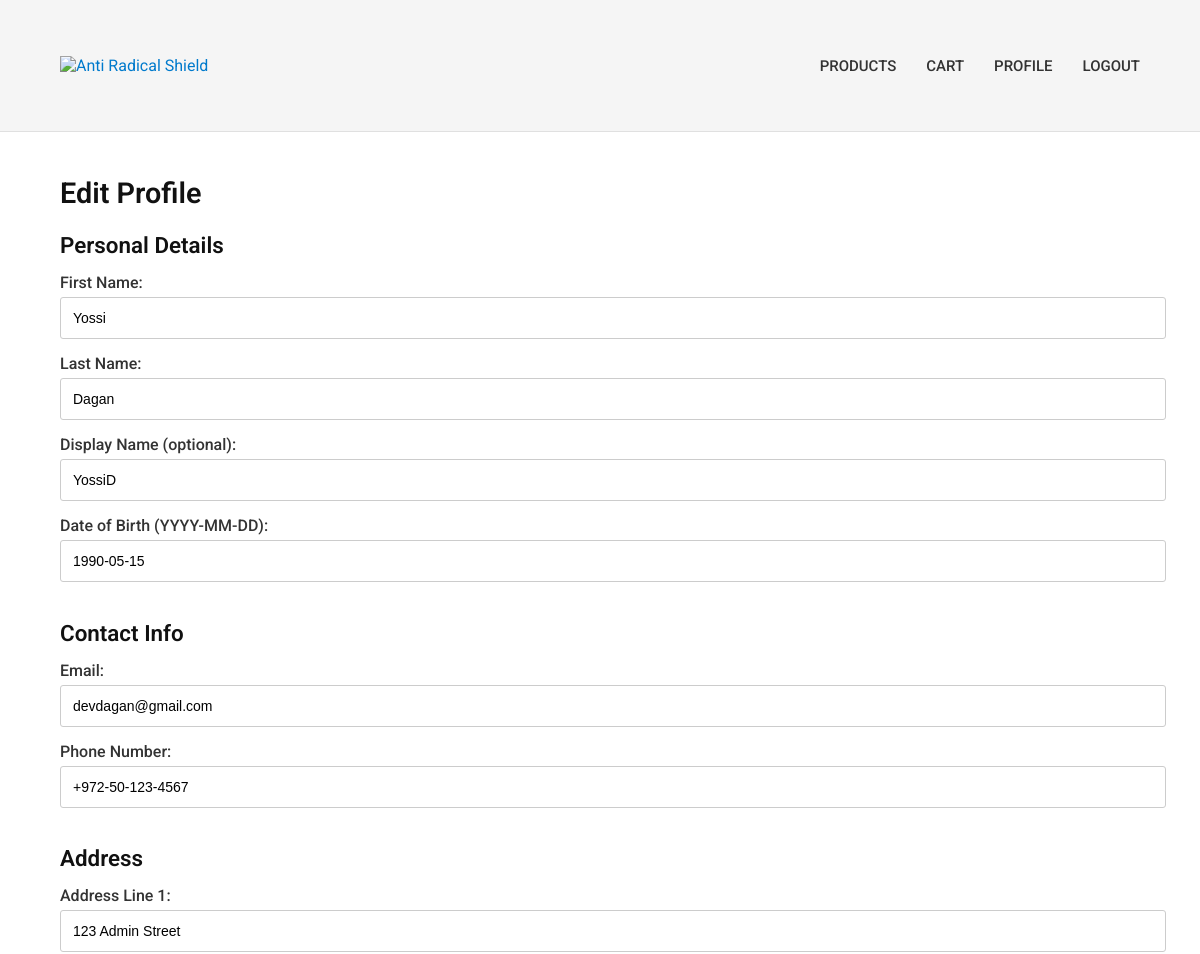
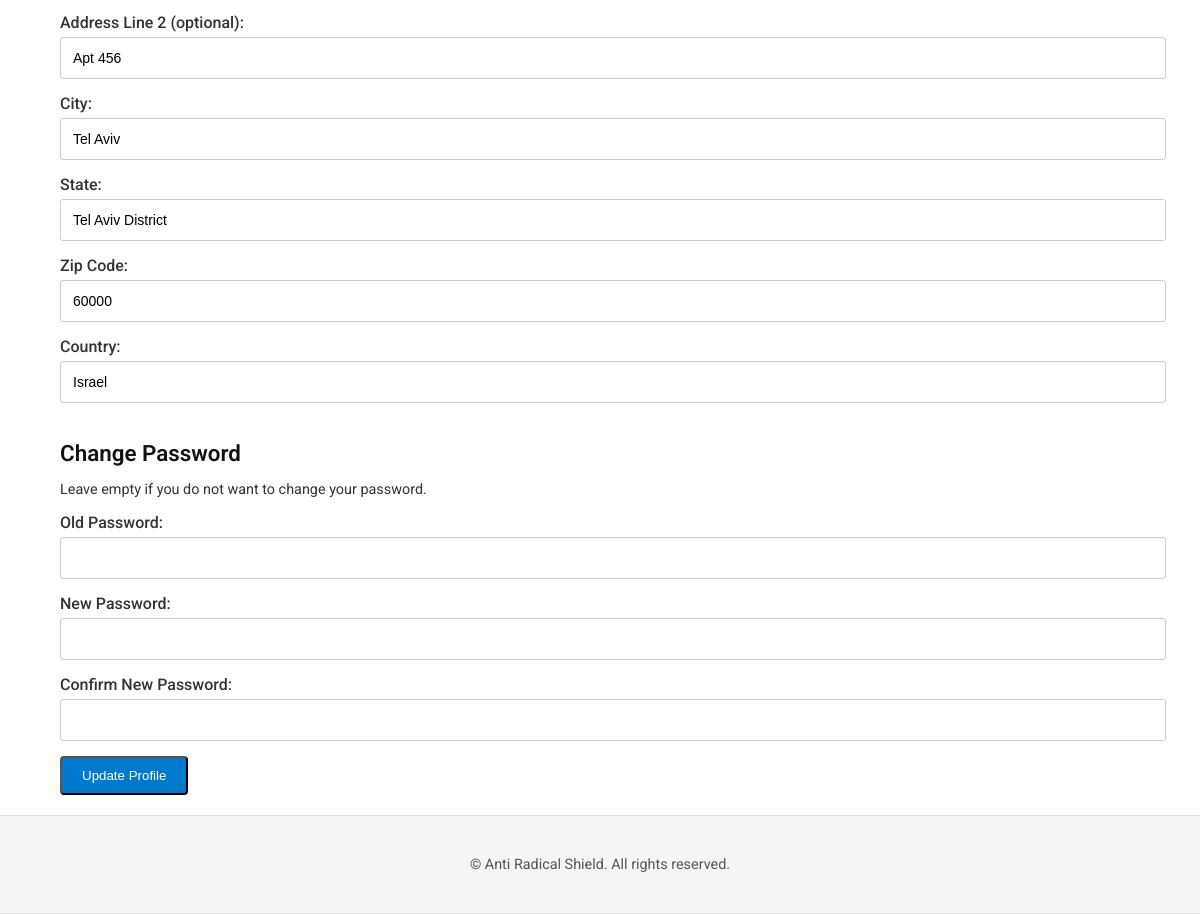
The app's page /profile (signed in) with its own data (2 pictures, top to bottom).
### models.py (models this page shows)
class User(db.Model, UserMixin):
    id = db.Column(db.Integer, primary_key=True)
    email = db.Column(db.String(150), unique=True, nullable=False)
    password = db.Column(db.String(150), nullable=False)
    first_name = db.Column(db.String(150), nullable=False)
    last_name = db.Column(db.String(150), nullable=False)
    display_name = db.Column(db.String(150), nullable=True)
    date_of_birth = db.Column(db.Date, nullable=True)  # Changed to Date type
    address_line1 = db.Column(db.String(255), nullable=False)
    address_line2 = db.Column(db.String(255), nullable=True)
    city = db.Column(db.String(100), nullable=False)
    state = db.Column(db.String(100), nullable=False)
    zip_code = db.Column(db.String(20), nullable=False)
    country = db.Column(db.String(100), nullable=False)
    phone_number = db.Column(db.String(20), nullable=False)
    role = db.Column(db.String(50), nullable=False, default='user')
    orders = db.relationship('Order', backref='user', lazy=True)  # One-to-Many relationship

### app.py (the view, shortened to what this page needs)
@app.route('/profile', methods=['GET', 'POST'])
@login_required
def profile():
    return render_template('profile.html', user=current_user)

### app.py (called while the page is built)
@login_manager.user_loader
def load_user(user_id):
    return User.query.get(int(user_id))

### templates/profile.html (shortened to what this page needs)
{% extends "base.html" %}
{% block content %}
<h2>Edit Profile</h2>
<form method="POST">
    <h3>Personal Details</h3>
    <label>First Name:</label>
    <input type="text" name="first_name" value="{{ user.first_name }}" required>
    <label>Last Name:</label>
    <input type="text" name="last_name" value="{{ user.last_name }}" required>
    <label>Display Name (optional):</label>
    <input type="text" name="display_name" value="{{ user.display_name }}">
    <label>Date of Birth (YYYY-MM-DD):</label>
    <input type="text" name="date_of_birth" value="{{ user.date_of_birth }}">
    <h3>Contact Info</h3>
    <label>Email:</label>
    <input type="email" name="email" value="{{ user.email }}" required>
    <label>Phone Number:</label>
    <input type="text" name="phone_number" value="{{ user.phone_number }}" required>
    <h3>Address</h3>
    <label>Address Line 1:</label>
    <input type="text" name="address_line1" value="{{ user.address_line1 }}" required>
    <label>Address Line 2 (optional):</label>
    <input type="text" name="address_line2" value="{{ user.address_line2 }}">
    <label>City:</label>
    <input type="text" name="city" value="{{ user.city }}" required>
    <label>State:</label>
    <input type="text" name="state" value="{{ user.state }}" required>
    <label>Zip Code:</label>
    <input type="text" name="zip_code" value="{{ user.zip_code }}" required>
    <label>Country:</label>
    <input type="text" name="country" value="{{ user.country }}" required>
    <h3>Change Password</h3>
    <p>Leave empty if you do not want to change your password.</p>
    <label>Old Password:</label>
    <input type="password" name="old_password">
    <label>New Password:</label>
    <input type="password" name="new_password">
    <label>Confirm New Password:</label>
    <input type="password" name="confirm_new_password">
    <button type="submit" class="btn">Update Profile</button>
</form>
{% endblock %}

### templates/base.html (shortened to what this page needs)
<!DOCTYPE html>
<html lang="en">
<head>
    <link rel="stylesheet" href="{{ url_for('static', filename='css/main.css') }}">
</head>
<body>
    <header>
        <div class="container">
            <nav class="navbar">
                <div class="logo">
                    <a href="{{ url_for('home') }}"><img src="{{ url_for('static', filename='img/logo.png') }}" alt="Anti Radical Shield"></a>
                </div>
                <ul class="nav-links">
                    <li><a href="{{ url_for('product_list') }}">Products</a></li>
                    <li><a href="{{ url_for('cart') }}">Cart</a></li>
                    {% if current_user.is_authenticated %}
                        <li><a href="{{ url_for('profile') }}">Profile</a></li>
                        <li><a href="{{ url_for('logout') }}">Logout</a></li>
                    {% else %}
                        <li><a href="{{ url_for('login') }}">Login</a></li>
                        <li><a href="{{ url_for('register') }}">Register</a></li>
                    {% endif %}
                </ul>
            </nav>
        </div>
    </header>
    <div class="container">
        {% block content %}{% endblock %}
    </div>
    <footer>
        <p>&copy; {{ current_year }} Anti Radical Shield. All rights reserved.</p>
    </footer>
</body>
</html>

### static/css/main.css (style rules this page uses)
body { font-family: "Roboto", sans-serif; margin: 0; background: #ffffff; color: #333; }
header, footer { background: #f5f5f5; color: #333; padding: 20px 0; border-bottom: 1px solid #e0e0e0; }
header { position: sticky; top: 0; z-index: 1000; }
.container { width: 90%; max-width: 1200px; margin: 0 auto; padding: 20px 0; }
.navbar { display: flex; align-items: center; justify-content: space-between; }
.logo img { max-height: 50px; }
.nav-links { list-style: none; display: flex; align-items: center; }
.nav-links li { margin-left: 30px; }
.nav-links a { color: #333; text-decoration: none; font-weight: 500; font-size: 15px; text-transform: uppercase; }
.featured-products h2, .product-grid h2, .product-detail h2, h2, h3 { font-weight: 600; color: #111; }
input[type="number"], input[type="email"], input[type="text"], input[type="password"] { width: 100%; padding: 12px; margin-bottom: 15px; border: 1px solid #ccc; border-radius: 3px; font-size: 14px; }
.btn { display: inline-block; padding: 10px 20px; background: #007acc; color: #fff; text-decoration: none; border-radius: 4px; font-weight: 500; transition: background 0.3s; text-align: center; }
footer { background: #f5f5f5; color: #555; text-align: center; border-top: 1px solid #e0e0e0; padding: 40px 0; }
footer p { margin: 0; font-size: 0.9rem; }
h2 { font-size: 1.8rem; margin-bottom: 20px; color: #111; }
h3 { font-size: 1.4rem; margin-bottom: 15px; color: #111; }
a { color: #007acc; text-decoration: none; }
form label { font-weight: 500; color: #333; margin-bottom: 5px; display: inline-block; }
form p { margin-top: 10px; font-size: 0.9rem; color: #333; }

### records on screen
User: first_name "Yossi", last_name "Dagan", display_name "YossiD", date_of_birth "1990-05-15", email "devdagan@gmail.com", phone_number "+972-50-123-4567", address_line1 "123 Admin Street", address_line2 "Apt 456", city "Tel Aviv", state "Tel Aviv District", zip_code "60000", country "Israel"
